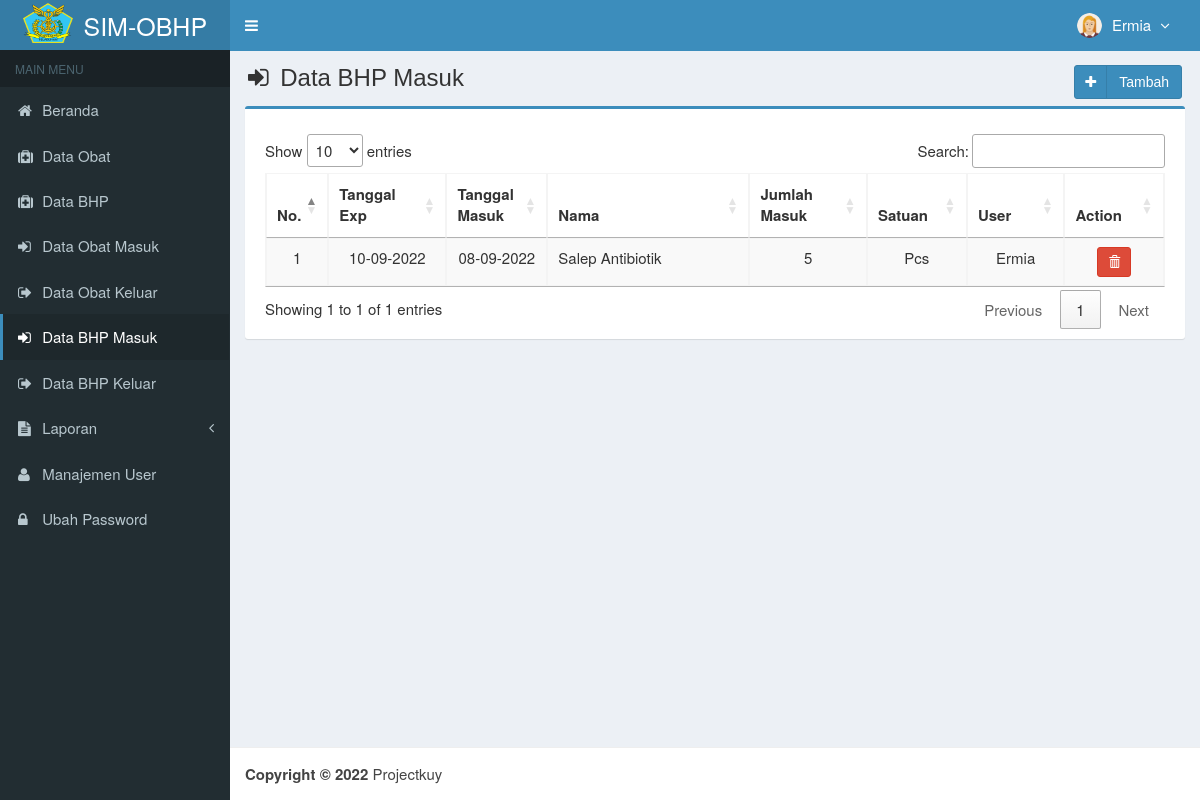
Screenshot of /main.php?module=bhp_masuk (signed in) with the database file from the repository.
### tables this page shows
CREATE TABLE `is_users` (
  `id_user` int(3) NOT NULL,
  `username` varchar(50) NOT NULL,
  `nama_user` varchar(50) NOT NULL,
  `password` varchar(50) NOT NULL,
  `email` varchar(50) DEFAULT NULL,
  `telepon` varchar(13) DEFAULT NULL,
  `foto` varchar(100) DEFAULT NULL,
  `hak_akses` enum('Super Admin','Manajer','Gudang') NOT NULL,
  `status` enum('aktif','blokir') NOT NULL DEFAULT 'aktif',
  `created_at` timestamp NOT NULL DEFAULT CURRENT_TIMESTAMP,
  `updated_at` timestamp NOT NULL DEFAULT CURRENT_TIMESTAMP ON UPDATE CURRENT_TIMESTAMP
);

CREATE TABLE `is_bhp_masuk` (
  `id` int(2) NOT NULL,
  `tanggal_exp` date NOT NULL,
  `tanggal_masuk` date NOT NULL,
  `kode_bhp` varchar(7) NOT NULL,
  `jumlah_masuk` int(11) NOT NULL,
  `created_user` int(3) NOT NULL,
  `created_date` timestamp NOT NULL DEFAULT CURRENT_TIMESTAMP ON UPDATE CURRENT_TIMESTAMP
);

CREATE TABLE `is_bhp` (
  `kode_bhp` varchar(7) NOT NULL,
  `nama_bhp` varchar(50) NOT NULL,
  `golongan_bhp` varchar(25) NOT NULL,
  `satuan` varchar(20) NOT NULL,
  `stok` int(11) NOT NULL,
  `created_user` int(3) NOT NULL,
  `created_date` timestamp NOT NULL DEFAULT CURRENT_TIMESTAMP,
  `updated_user` int(3) NOT NULL,
  `updated_date` timestamp NOT NULL DEFAULT CURRENT_TIMESTAMP ON UPDATE CURRENT_TIMESTAMP
);

### modules/bhp-masuk/view.php (the view, shortened to what this page needs)
<section class="content-header">
    <h1>
        <i class="fa fa-sign-in icon-title"></i> Data BHP Masuk
        <a class="btn btn-primary btn-social pull-right" href="?module=form_bhp_masuk&form=add" title="Tambah Data"
            data-toggle="tooltip">
            <i class="fa fa-plus"></i> Tambah
        </a>
    </h1>
</section>
<section class="content">
    <div class="row">
        <div class="col-md-12">
            <div class="box box-primary">
                <div class="box-body">
                    <table id="dataTables1" class="table table-bordered table-striped table-hover">
                        <thead>
                            <tr>
                                <th class="center">No.</th>
                                <th class="center">Tanggal Exp</th>
                                <th class="center">Tanggal Masuk</th>
                                <th class="center">Nama</th>
                                <th class="center">Jumlah Masuk</th>
                                <th class="center">Satuan</th>
                                <th class="center">User</th>
                                <th class="center">Action</th>
                            </tr>
                        </thead>
                        <tbody>
                            <?php
                            $no = 1;
                            $query = mysqli_query($mysqli, "SELECT a.id, a.tanggal_exp, a.tanggal_masuk,a.kode_bhp,a.jumlah_masuk,b.kode_bhp,b.nama_bhp,b.satuan,c.nama_user
                                            FROM is_bhp_masuk as a JOIN is_bhp as b ON a.kode_bhp=b.kode_bhp
                                            JOIN is_users as c ON c.id_user = a.created_user ORDER BY id DESC")
                                or die('Ada kesalahan pada query tampil Data bhp Masuk: ' . mysqli_error($mysqli));
                            while ($data = mysqli_fetch_assoc($query)) {
                                $tanggal         = $data['tanggal_masuk'];
                                $exp             = explode('-', $tanggal);
                                $tanggal_masuk   = $exp[2] . "-" . $exp[1] . "-" . $exp[0];
                                $tanggal         = $data['tanggal_exp'];
                                $exp             = explode('-', $tanggal);
                                $tanggal_exp   = $exp[2] . "-" . $exp[1] . "-" . $exp[0];
                                echo "<tr>
                      <td width='30' class='center'>$no</td>
                      <td width='100' class='center'>$tanggal_exp</td>
                      <td width='80' class='center'>$tanggal_masuk</td>
                      <td width='200'>$data[nama_bhp]</td>
                      <td width='100' align='center'>$data[jumlah_masuk]</td>
                      <td width='80' class='center'>$data[satuan]</td>
                      <td width='80' class='center'>$data[nama_user]</td>
                      <td class='center' width='80'>
                        <div>
                        ";
                            ?>
                            <a data-toggle="tooltip" data-placement="top" title="Hapus" class="btn btn-danger btn-sm"
                                href="modules/bhp-masuk/proses.php?act=delete&id=<?php echo $data['id']; ?>"
                                onclick="return confirm('Anda yakin ingin menghapus bhp <?php echo $data['nama_bhp']; ?> ?');">
                                <i style="color:#fff" class="glyphicon glyphicon-trash"></i>
                            </a>
                            <?php
                                echo "    </div>
                      </td>
                    </tr>";
                                $no++;
                            }
                            ?>
                        </tbody>
                    </table>
                </div>
            </div>
        </div>
    </div>
</section><!-- /.content

### top-menu.php (shortened to what this page needs)
<?php
require_once "config/database.php";
$query = mysqli_query($mysqli, "SELECT id_user, nama_user, foto, hak_akses FROM is_users WHERE id_user='$_SESSION[id_user]'")
                                or die('Ada kesalahan pada query tampil Manajemen User: '.mysqli_error($mysqli));
$data = mysqli_fetch_assoc($query);
?>
<li class="dropdown user user-menu">
  <a href="#" class="dropdown-toggle" data-toggle="dropdown">
  <?php
  if ($data['foto']=="") { ?>
    <img src="images/user/user-default.png" class="user-image" alt="User Image"/>
  <?php
  }
  else { ?>
    <img src="images/user/<?php echo $data['foto']; ?>" class="user-image" alt="User Image"/>
  <?php
  }
  ?>
    <span class="hidden-xs"><?php echo $data['nama_user']; ?> <i style="margin-left:5px" class="fa fa-angle-down"></i></span>
  </a>
</li>

### assets/css/style.css (style rules this page uses)
.btn-social *:first-child { border-right: 1px solid rgba(0, 0, 0, 0.1); bottom: 0; font-size: 1em !important; left: 0; line-height: 32px !important; position: absolute; text-align: center; top: 0; width: 32px !important; }
.content-header { padding: 15px 18px 0; position: relative; }
.center { text-align:center; }
.icon-title { margin-right: 5px; }
body { background-color: #fff; color: #333; font-size: 15px; line-height: 1.42857; }

### rows the page displays
is_users: foto (picture), nama_user "Ermia"
is_bhp_masuk: tanggal_exp "10-09-2022", tanggal_masuk "08-09-2022", kode_bhp.nama_bhp "Salep Antibiotik", jumlah_masuk "5", kode_bhp.satuan "Pcs", created_user.nama_user "Ermia"
